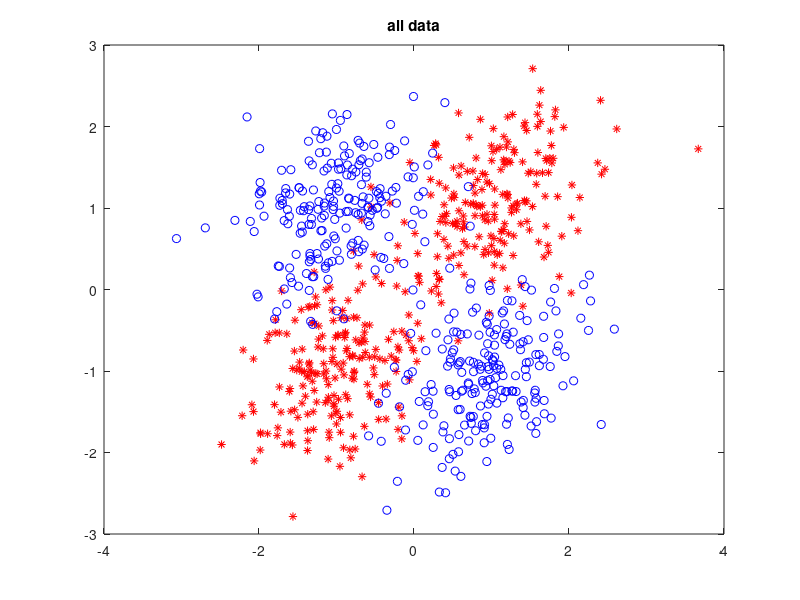
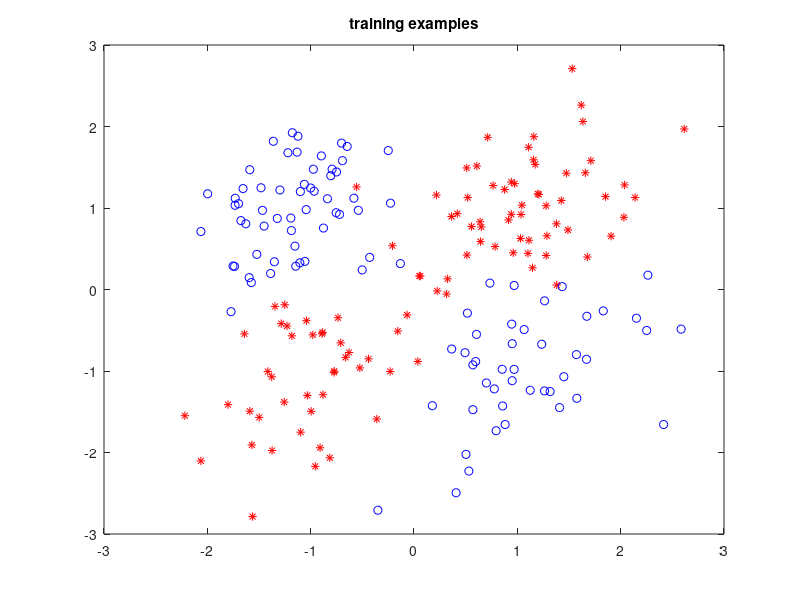

Here is the MATLAB script that generated these plots, in order: (Note: this script raises an error after producing the figures.)
%Classification examples with mixtures of gaussians
%DS (February 2013)


%% generate data
clear all
close all
%means of the positive examples
mux1=[-1; -1];
mux2=[1; 1];
%means of the negative examples
muy1=[-1; 1];
muy2=[1; -1];


%all componentsw in the mixture will have the same covariance C
%covariance defined below via eigendecomposition C=U*inv(S)*U'

%U controls the eigenvectors of the covariance matrix
theta=-pi/4;
U   =  [cos(theta) -sin(theta);...
        sin(theta)  cos(theta)];
    
%set s1 and s2 to smaller values to get datasets closer together
s1=4; s2=2;
S=[s1,0;0,s2];

%number of data examples
nx=400;
ny=400;

%
xx =  [(sqrt(S)*U')\randn(2,nx/2) + mux1*ones(1,nx/2)...
       (sqrt(S)*U')\randn(2,nx/2) + mux2*ones(1,nx/2)]';
   
yy =  [(sqrt(S)*U')\randn(2,ny/2) + muy1*ones(1,ny/2)...
       (sqrt(S)*U')\randn(2,ny/2) + muy2*ones(1,ny/2)]';

   
%add noise_dim dimensions of "noise" 
noise_dim=0; %increase to make the problem harder

xx=[xx randn(nx,noise_dim)];
yy=[yy randn(nx,noise_dim)];

%plot the data (first two dimensions)
figure(1)
plot(xx(:,1),xx(:,2),'r*',yy(:,1),yy(:,2),'bo');
title('all data')

%%
%if you set noise_dim>0, try plotting other dimensions in your data
% figure(1)
% plot(xx(:,3),xx(:,4),'r*',yy(:,3),yy(:,4),'bo');
%%
TD=[xx; yy]';
Target=[ones(1,400) 2*ones(1,400)];

perms = [randperm(400), randperm(400)+400];

%how many training examples from each class
howmany1=100;
howmany2=100;

idxstrn = [perms(1:howmany1), perms(401:(400+howmany2))];
idxstst = [perms(howmany1+1:400), perms((400+howmany2+1):end)];

Xtrn = TD(:,idxstrn)';
ytrn = Target(idxstrn)';
vals = unique(ytrn);
ytrn(ytrn==vals(1)) = -1;
ytrn(ytrn==vals(2)) = 1;
Xtst = TD(:,idxstst)';
ytst = Target(idxstst)';
vals = unique(ytst);
ytst(ytst==vals(1)) = -1;
ytst(ytst==vals(2)) = 1;


%% plot training data (first 2 dimensions)
figure(2)
plot(Xtrn(ytrn==-1,1),Xtrn(ytrn==-1,2),'r*',Xtrn(ytrn==1,1),Xtrn(ytrn==1,2),'bo');
title('training examples')


%% run naive bayes
figure(4)
[ypred_NB] = naive_bayes_gaussianfit(Xtrn, ytrn, Xtst);
err_NB=mean(ypred_NB~=ytst);
display(sprintf('Naive Bayes (Gaussian fit)): %.2f', 100*(1-err_NB)));

%plot predictions on test data
figure(5)
plot(Xtst(ypred_NB==-1,1),Xtst(ypred_NB==-1,2),'r*',Xtst(ypred_NB==1,1),Xtst(ypred_NB==1,2),'bo');
title('predictions on test data (naive bayes)');

%% run svm with a linear kernel 

svmStruct = svmtrain(Xtrn, ytrn,'showplot',true);
ypred_SVMlin = svmclassify(svmStruct,Xtst);
err_SVMlin = mean(ypred_SVMlin ~= ytst);
%model = svmlearn(Xtrn, ytrn, '-v 0 -t 0');
%[err_tst2, ypred2] = svmclassify(Xtst, ytst, model);
display(sprintf('SVM (linear): %.2f', 100*(1-err_SVMlin)));

figure(5)
plot(Xtst(ypred_SVMlin<0,1),Xtst(ypred_SVMlin<0,2),'r*',Xtst(ypred_SVMlin>0,1),Xtst(ypred_SVMlin>0,2),'bo');
title('predictions on test data (linear kernel)');

%% run svm with a gaussian kernel ('rbf' is a gaussian kernel)

svmStruct = svmtrain(Xtrn, ytrn,'kernel_function','rbf','boxconstraint',0.01,'rbf_sigma',1,'showplot',true);
ypred_SVM = svmclassify(svmStruct,Xtst);
err_SVM = mean(ypred_SVM ~= ytst);

display(sprintf('SVM (rbf): %.2f', 100*(1-err_SVM)));

figure(2)
plot(Xtst(ypred_SVM<0,1),Xtst(ypred_SVM<0,2),'r*',Xtst(ypred_SVM>0,1),Xtst(ypred_SVM>0,2),'bo');
title('predictions on test data (gaussian kernel)');
%% perform cross-validation on parameter C
C = 2.^(linspace(-6,10,15));
folds = 5;




